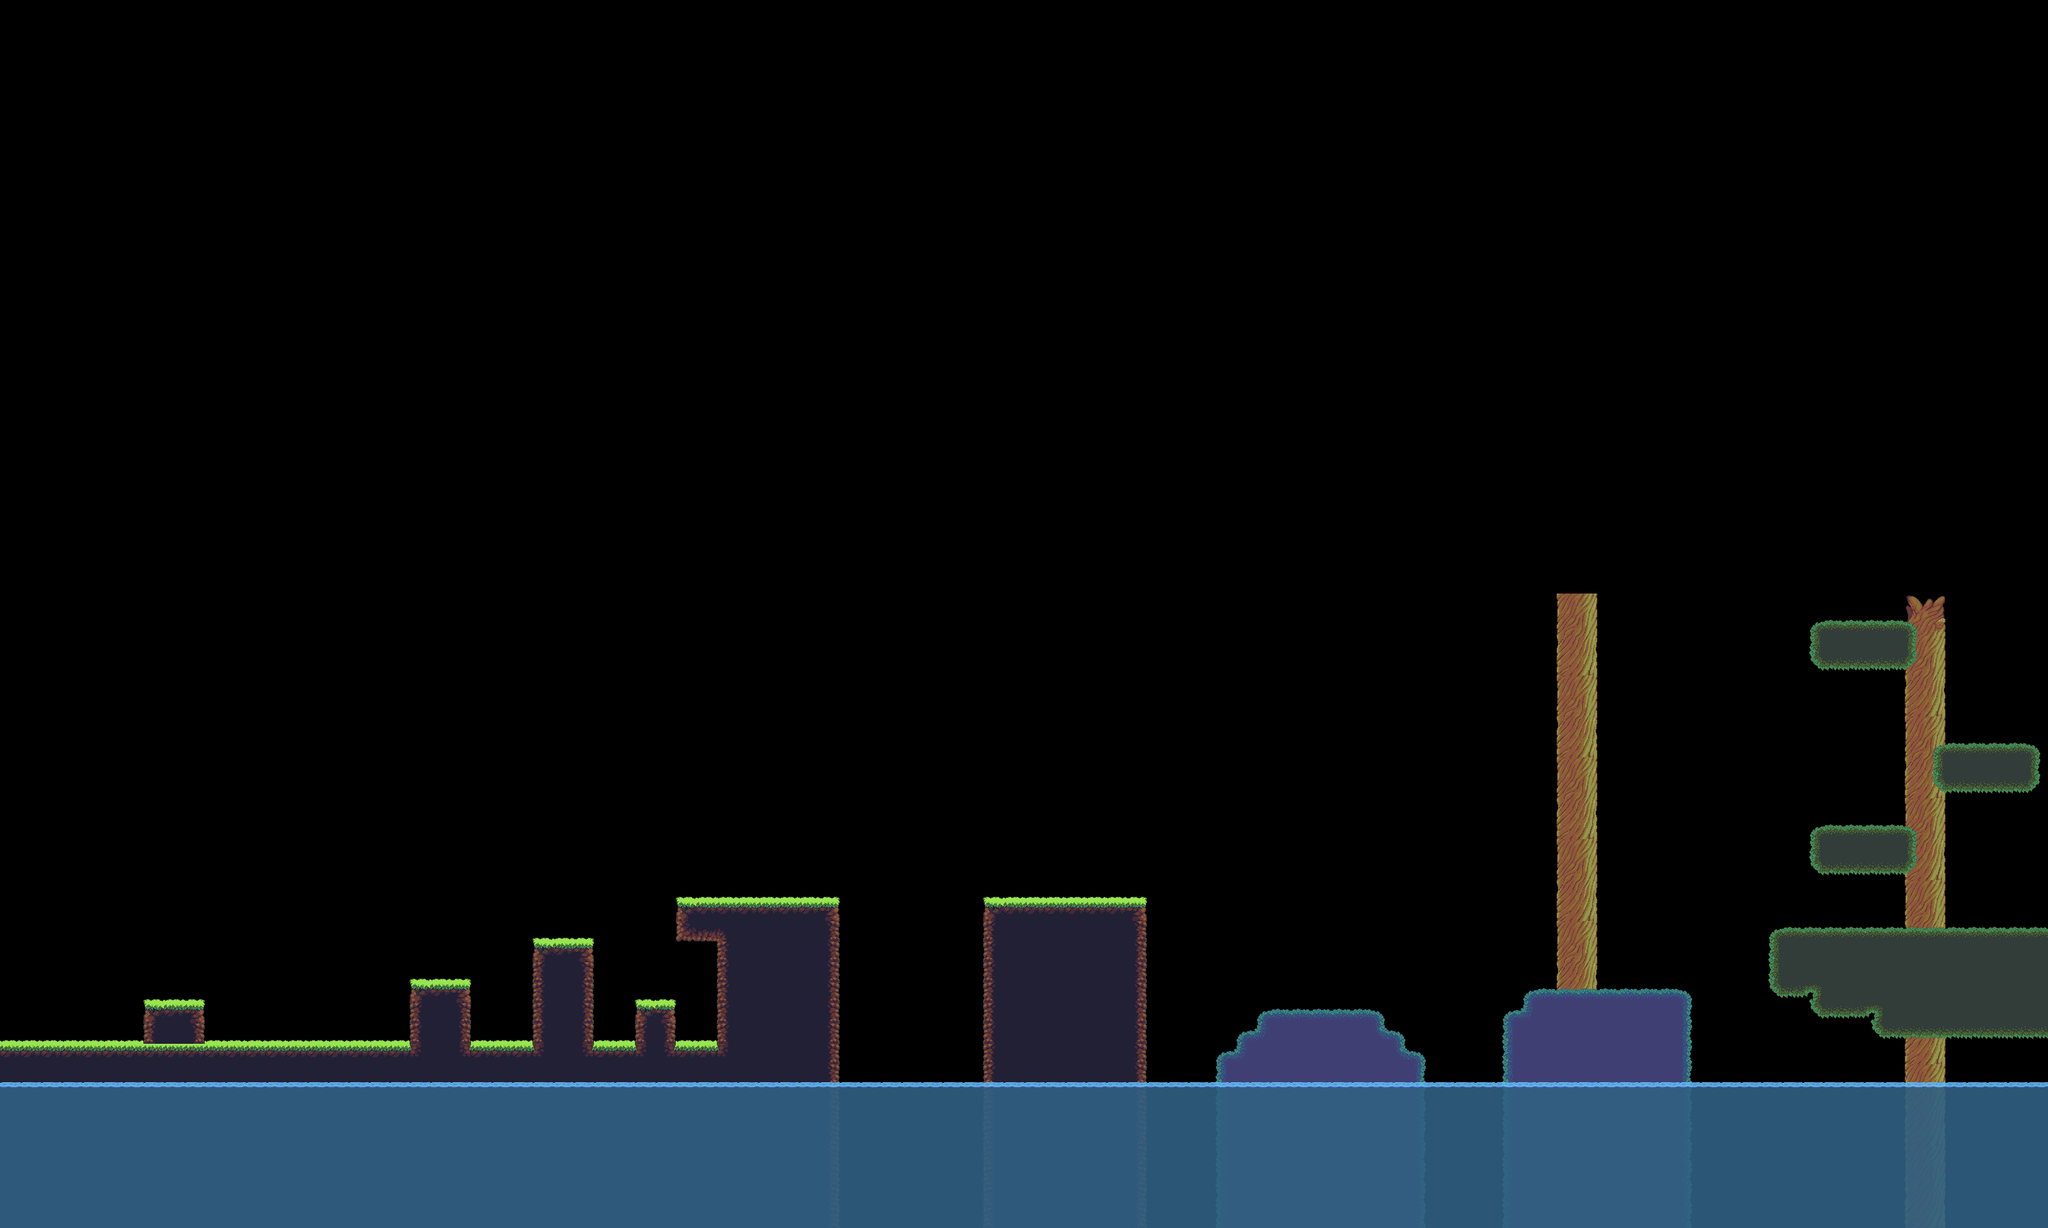

Tiled map render using the project's own tile images. Description and the map definition, with tile-layer contents summarised, below:
An orthogonal 100x60 tile map with 32x32 px tiles, 3 tile layers (Static background, Scenario, Sea), 2 tilesets and 6 objects (4x wall, PlayerPos, LevelEnd).

<map version="1.0" orientation="orthogonal" renderorder="right-down" width="100" height="60" tilewidth="32" tileheight="32" nextobjectid="12">
 <tileset firstgid="1" name="Scenario" tilewidth="32" tileheight="32" tilecount="420" columns="28">
  <image source="Jungle_terrain.png" width="896" height="480" />
 </tileset>
 <tileset firstgid="421" name="Objects" tilewidth="32" tileheight="32" tilecount="208" columns="16">
  <image source="tile_jungle_plants_objects.png" width="512" height="416" />
 </tileset>
 <layer name="Static background" width="100" height="60">
  <properties>
   <property name="Parallax speed" type="float" value="0.8" />
  </properties>
  <data>[6000 cells, 94 non-empty, 12 distinct tile ids]</data>
 </layer>
 <layer name="Scenario" width="100" height="60">
  <properties>
   <property name="Parallax speed" type="float" value="1" />
  </properties>
  <data>[6000 cells, 1011 non-empty, 40 distinct tile ids]</data>
 </layer>
 <layer name="Sea" width="100" height="60" opacity="0.9">
  <properties>
   <property name="Parallax speed" type="float" value="1" />
  </properties>
  <data>[6000 cells, 800 non-empty, 3 distinct tile ids]</data>
 </layer>
 <objectgroup color="#00ff00" name="PlayerPos">
  <object id="5" name="PlayerPos" x="400" y="1568" width="35" height="65" />
 </objectgroup>
 <objectgroup color="#ff0000" name="Colliders">
  <object id="3" name="wall" x="642" y="1536" width="94" height="97" />
  <object id="4" name="wall" x="832" y="1471" width="94" height="163" />
  <object id="6" name="wall" x="225" y="1569" width="96" height="62" />
  <object id="7" name="wall" x="1" y="1634" width="1119" height="59" />
 </objectgroup>
 <objectgroup color="#0000ff" name="LevelEnd">
  <object id="9" name="LevelEnd" x="1000" y="1568" width="32" height="64.5" />
 </objectgroup>
</map>
